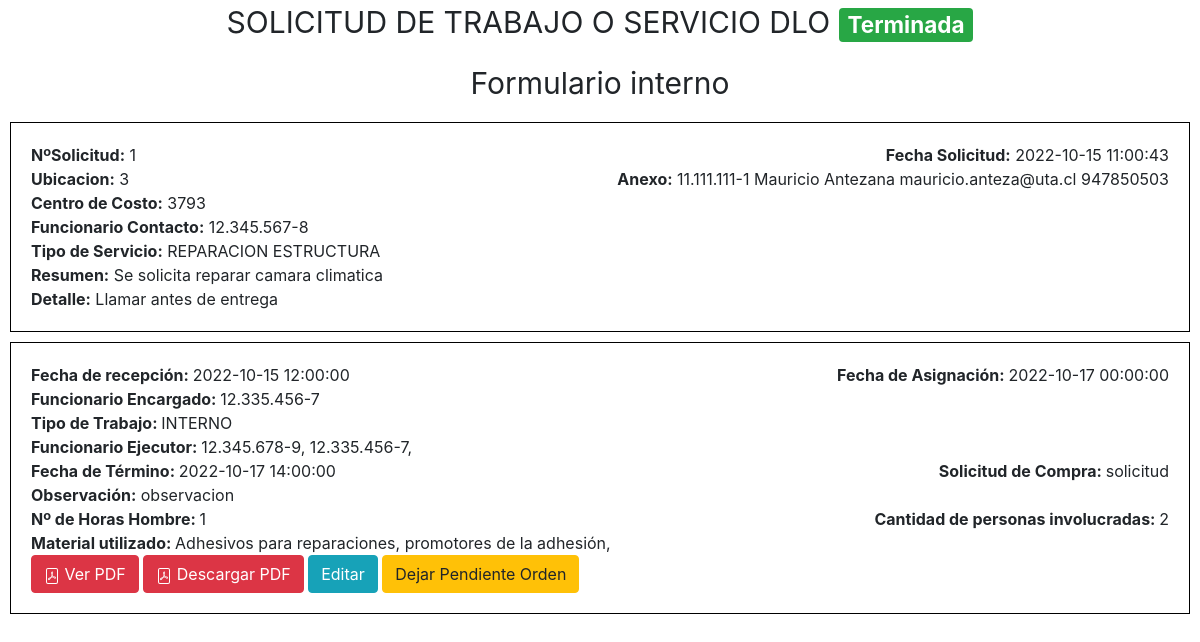
Page /recursos/verOrden.php?ver=142 on the committed database.
### tables this page shows
CREATE TABLE `ordenes` (
  `id` int(11) NOT NULL,
  `anexo` text NOT NULL,
  `ubicacion` varchar(150) NOT NULL,
  `nombre` varchar(150) NOT NULL,
  `prioridad` int(11) NOT NULL,
  `idCategoria` int(11) NOT NULL,
  `centroCosto` varchar(150) NOT NULL,
  `funcionarioContacto` varchar(150) NOT NULL,
  `resumen` varchar(150) NOT NULL,
  `detalle` varchar(150) NOT NULL,
  `fechaCreacion` datetime NOT NULL DEFAULT current_timestamp(),
  `fechaEdicion` datetime NOT NULL DEFAULT current_timestamp() ON UPDATE current_timestamp(),
  `terminada` tinyint(1) NOT NULL,
  `fechaTermino` datetime DEFAULT NULL,
  `materiales` text DEFAULT NULL,
  `precioMateriales` int(11) DEFAULT NULL,
  `tipoTrabajo` varchar(150) NOT NULL,
  `observacion` text DEFAULT NULL,
  `solicitudCompra` text DEFAULT NULL,
  `funcionarioEncargado` varchar(150) DEFAULT NULL,
  `fechaRecepcion` datetime DEFAULT NULL,
  `fechaAsignacion` datetime DEFAULT NULL,
  `funcionariosEjecutores` text DEFAULT NULL,
  `precioFuncionariosEjecutores` int(11) DEFAULT NULL,
  `horasHombre` int(11) DEFAULT NULL,
  `cantidadPersonasInvolucradas` int(11) DEFAULT NULL,
  `costoTotal` int(11) DEFAULT NULL
);

CREATE TABLE `usuarios` (
  `id` int(11) NOT NULL,
  `run` varchar(150) NOT NULL,
  `nombre` varchar(200) NOT NULL,
  `apellido` varchar(200) NOT NULL,
  `correo` varchar(200) NOT NULL,
  `contacto` int(11) NOT NULL,
  `rol` varchar(200) NOT NULL,
  `pass` varchar(200) NOT NULL
);

CREATE TABLE `categorias` (
  `id` int(11) NOT NULL,
  `categoria` varchar(150) NOT NULL
);

### recursos/verOrden.php (the view, shortened to what the rows shown need)
<?php
    include "./conexion.php";
?>
<!DOCTYPE html>
<html lang="en">
<head>
  <link href="https://stackpath.bootstrapcdn.com/bootstrap/4.3.1/css/bootstrap.min.css" rel="stylesheet">
  <link href="https://cdn.jsdelivr.net/npm/select2@4.1.0-rc.0/dist/css/select2.min.css" rel="stylesheet" />
  <link rel="stylesheet" href="../css/verOrden.css">
</head>
<body>
              <?php
                $id= $_GET['ver'];
                 $sql = "SELECT terminada FROM ordenes WHERE id='".$id."'";
                 $result = mysqli_query($conn, $sql);
                 if (mysqli_num_rows($result) > 0) {
                     while($row = mysqli_fetch_assoc($result)) {
                       if($row["terminada"]){
                        echo '<p>SOLICITUD DE TRABAJO O SERVICIO DLO <span class="badge badge-success">Terminada</span></p>';
                       }else{
                        echo '<p>SOLICITUD DE TRABAJO O SERVICIO DLO <span class="badge badge-warning">No terminada</span></p>';
                       }
                     }
                   }
            ?>
<p>Formulario interno</p>
<?php
        $sql = "SELECT * FROM ordenes, categorias, usuarios WHERE ordenes.id=".$id." && categorias.id=idCategoria && ordenes.anexo=usuarios.run";
        $result = mysqli_query($conn, $sql);
        if (mysqli_num_rows($result) > 0) {
            while($row = mysqli_fetch_assoc($result)) {
            echo "<div id='".$row["id"]."' class='orden'>";
            echo "<div class='d-flex justify-content-between fila'>";
            echo "<div> <span style='font-weight:bold;'>NºSolicitud:</span> " . $row["id"]. " </div>";
            echo "<div> <span style='font-weight:bold;'>Fecha Solicitud:</span> " . $row["fechaCreacion"]. " </div>";
            echo "</div>";
            echo "<div class='d-flex justify-content-between fila'>";
            echo "<div> <span style='font-weight:bold;'>Ubicacion:</span> " . $row["ubicacion"]. " </div>";
            echo "<div> <span style='font-weight:bold;'>Anexo:</span> " .$row["run"]." ". $row["nombre"]." ".$row["apellido"]." ".$row["correo"]." ".$row["contacto"]. " </div>";
            echo "</div>";
            echo "<div> <span style='font-weight:bold;'>Centro de Costo:</span> " . $row["centroCosto"]. " </div>";
            echo "<div> <span style='font-weight:bold;'>Funcionario Contacto:</span> " . $row["funcionarioContacto"]." </div>";
            echo "<div> <span style='font-weight:bold;'>Tipo de Servicio:</span> " . $row["categoria"]." </div>";
            echo "<div> <span style='font-weight:bold;'>Resumen:</span> " . $row["resumen"]." </div>";
            echo "<div> <span style='font-weight:bold;'>Detalle:</span> " . $row["detalle"]." </div>";
            echo "</div>";
            }
          } else {
            echo "0 resultados";
          }
?>
<form action="./verOrden.php?ver=<?php echo $_GET['ver']?>" method="POST">
<div class="orden">
          <div class="d-flex justify-content-between fila">
            <div>
                <span style="font-weight:bold;">Fecha de recepción:
                </span>
                <?php
                 $sql = "SELECT fechaRecepcion, CONVERT(fechaRecepcion, DATE) as dateRecepcion, CONVERT(fechaRecepcion, TIME) as timeRecepcion FROM ordenes WHERE id='".$id."'";
                 $result = mysqli_query($conn, $sql);
                 if (mysqli_num_rows($result) > 0) {
                     while($row = mysqli_fetch_assoc($result)) {
                       echo "<span class='datosMuestra' >".$row["fechaRecepcion"]."</span>";
                     }
                }else {
                        echo '<input type="date" name="dateRecepcion" id="dateRecepcion" class="editando">';
                        echo '<input type="time" name="timeRecepcion" id="timeRecepcion" class="editando">';
                }
                ?>
            </div>
            <div>
                <span style="font-weight:bold;">Fecha de Asignación:
                </span>
                <?php
                 $sql = "SELECT fechaAsignacion, CONVERT(fechaAsignacion, DATE) as dateAsignacion, CONVERT(fechaAsignacion, TIME) as timeAsignacion FROM ordenes WHERE id='".$id."'";
                 $result = mysqli_query($conn, $sql);
                 if (mysqli_num_rows($result) > 0) {
                     while($row = mysqli_fetch_assoc($result)) {
                      echo "<span class='datosMuestra' >".$row["fechaAsignacion"]."</span>";
                     }
                  }else{
                      echo '<input type="date" name="dateAsignacion" id="dateAsignacion" class="editando">';
                      echo '<input type="time" name="timeAsignacion" id="timeAsignacion" class="editando">';
                  }
                ?>
            </div>
          </div>
          <div>
            <span style="font-weight:bold;">Funcionario Encargado:
            </span>
            <?php
                 $sql = "SELECT funcionarioEncargado FROM ordenes WHERE id='".$id."'";
                 $result = mysqli_query($conn, $sql);
                 if (mysqli_num_rows($result) > 0) {
                     while($row = mysqli_fetch_assoc($result)) {
                       echo "<span class='datosMuestra' >".$row["funcionarioEncargado"]."</span>";
                     }
                   }
            ?>
          </div>
          <div>
            <span style="font-weight:bold;">Tipo de Trabajo:
            </span>
            <?php
                 $sql = "SELECT tipoTrabajo FROM ordenes WHERE id='".$id."'";
                 $result = mysqli_query($conn, $sql);
                 if (mysqli_num_rows($result) > 0) {
                     while($row = mysqli_fetch_assoc($result)) {
                      echo "<span class='datosMuestra' >".$row["tipoTrabajo"]."</span>";
                     }
                   }
            ?>
          </div>
          <div>
            <span style="font-weight:bold;">Funcionario Ejecutor:
            </span>
            <?php
                 $sql = "SELECT funcionariosEjecutores FROM ordenes WHERE id='".$id."'";
                 $result = mysqli_query($conn, $sql);
                 if (mysqli_num_rows($result) > 0) {
                     while($row = mysqli_fetch_assoc($result)) {
                      echo "<span class='datosMuestra' >".$row["funcionariosEjecutores"]."</span>";
                     }
                   }
            ?>
          </div>
          <div class="d-flex justify-content-between fila">
            <div>
              <span style="font-weight:bold;">Fecha de Término:
              </span>
              <?php
                 $sql = "SELECT fechaTermino, CONVERT(fechaTermino, DATE) as dateTermino, CONVERT(fechaTermino, TIME) as timeTermino  FROM ordenes WHERE id='".$id."'";
                 $result = mysqli_query($conn, $sql);
                 if (mysqli_num_rows($result) > 0) {
                     while($row = mysqli_fetch_assoc($result)) {
                      echo "<span class='datosMuestra' >".$row["fechaTermino"]."</span>";
                     }
                  }else{
                    echo '
                          <input type="date" name="dateTermino" id="dateTermino" class="editando">
                          <input type="time" name="timeTermino" id="timeTermino" class="editando">
                          ';
                  }
              ?>
            </div>
            <div>
              <span style="font-weight:bold;">Solicitud de Compra:
              </span>
              <?php
                 $sql = "SELECT solicitudCompra FROM ordenes WHERE id='".$id."'";
                 $result = mysqli_query($conn, $sql);
                 if (mysqli_num_rows($result) > 0) {
                     while($row = mysqli_fetch_assoc($result)) {
                       echo "<span class='datosMuestra' >".$row["solicitudCompra"]."</span>";
                     }
                   }else{
                      echo '
                      <input type="text" name="solicitudCompra" id="solicitudCompra" class="editando" autocomplete="off">
                      ';
                   }
              ?>
            </div>
          </div>
          <div>
              <span style="font-weight:bold;">Observación:</span>
              <?php
                 $sql = "SELECT observacion FROM ordenes WHERE id='".$id."'";
                 $result = mysqli_query($conn, $sql);
                 if (mysqli_num_rows($result) > 0) {
                     while($row = mysqli_fetch_assoc($result)) {
                      echo "<span class='datosMuestra' >".$row["observacion"]."</span>";
                     }
                   }else{
                        echo '
                           <input type="text" name="observacion" id="observacion" class="editando" autocomplete="off">
                            ';
                   }
              ?>
          </div>
          <div class="d-flex justify-content-between fila">
            <div>
              <span style="font-weight:bold;">Nº de Horas Hombre:
              </span>
              <?php
                 $sql = "SELECT horasHombre FROM ordenes WHERE id='".$id."'";
                 $result = mysqli_query($conn, $sql);
                 if (mysqli_num_rows($result) > 0) {
                     while($row = mysqli_fetch_assoc($result)) {
                      echo "<span class='datosMuestra' >".$row["horasHombre"]."</span>";
                     }
                   }else{
                    echo '
                          <input type="number" name="horasHombre" id="horasHombre" class="editando">
                        ';
                   }
              ?>
            </div>
            <div>
              <span style="font-weight:bold;">Cantidad de personas involucradas:
              </span>
              <?php
                 $sql = "SELECT cantidadPersonasInvolucradas FROM ordenes WHERE id='".$id."'";
                 $result = mysqli_query($conn, $sql);
                 if (mysqli_num_rows($result) > 0) {
                     while($row = mysqli_fetch_assoc($result)) {
                      echo "<span class='datosMuestra' >".$row["cantidadPersonasInvolucradas"]."</span>";
                     }
                   }
              ?>
            </div>
          </div>
          <div>
              <span style="font-weight:bold;">Material utilizado:
              </span>
              <?php
                 $sql = "SELECT materiales FROM ordenes WHERE id='".$id."'";
                 $result = mysqli_query($conn, $sql);
                 if (mysqli_num_rows($result) > 0) {
                     while($row = mysqli_fetch_assoc($result)) {
                      echo "<span class='datosMuestra' >".$row["materiales"]."</span>";
                     }
                   }
              ?>
          </div>
          <?php
                $id= $_GET['ver'];
                 $sql = "SELECT terminada FROM ordenes WHERE id='".$id."'";
                 $result = mysqli_query($conn, $sql);
                 if (mysqli_num_rows($result) > 0) {
                     while($row = mysqli_fetch_assoc($result)) {
                       if($row["terminada"]){
                        echo '
                        <a href="./verOrden.php?ver='.$id.'&Terminar=true"><button class="btn btn-warning" type="button" id="Terminar">Dejar Pendiente Orden</button></a>
                        ';
                       }else{
                        echo '
                        <a href="./verOrden.php?ver='.$id.'&Terminar=true"><button class="btn btn-success" type="button" id="Terminar">Terminar Orden</button></a>
                        ';
                       }
                     }
                   }
            ?>
</div>
</form>
</body>
</html>

### rows in the picture
ordenes: terminada "SOLICITUD DE TRABAJO O SERVICIO DLO", usuarios.id "1", fechaCreacion "2022-10-15 11:00:43", ubicacion "3", usuarios.run "11.111.111-1", usuarios.nombre "Mauricio", usuarios.apellido "Antezana", usuarios.correo "mauricio.anteza@uta.cl", usuarios.contacto "947850503", centroCosto "3793", funcionarioContacto "12.345.567-8", idCategoria.categoria "REPARACION ESTRUCTURA", resumen "Se solicita reparar camara climatica", detalle "Llamar antes de entrega", fechaRecepcion "2022-10-15 12:00:00", fechaAsignacion "2022-10-17 00:00:00", funcionarioEncargado "12.335.456-7", tipoTrabajo "INTERNO", funcionariosEjecutores "12.345.678-9, 12.335.456-7,", fechaTermino "2022-10-17 14:00:00", solicitudCompra "solicitud", observacion "observacion", horasHombre "1", cantidadPersonasInvolucradas "2", materiales "Adhesivos para reparaciones, promotores de la adhesión,"
